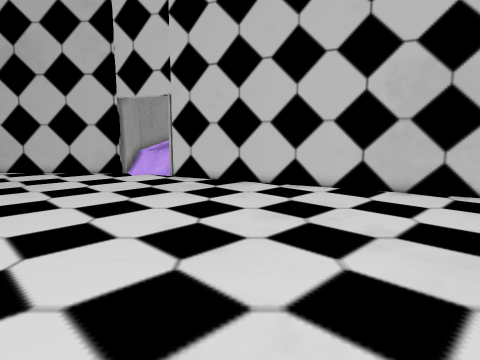
view 1 (above)

19 first-person views from a walk through a scene from a Unity 3-D project. The camera is 1.4 m above the floor, tilts 8° down and sees 75° across. The floor is counted in squares, 0.51 m on a side. Each view is taken from the middle of a square. On the plan, view 1 faces up. The plan holds only what a view shows up to about 20 squares ahead; the rest is blank. The place goes on beyond the plan. The player is left out. Some surface patterns are stand-ins.

view 2
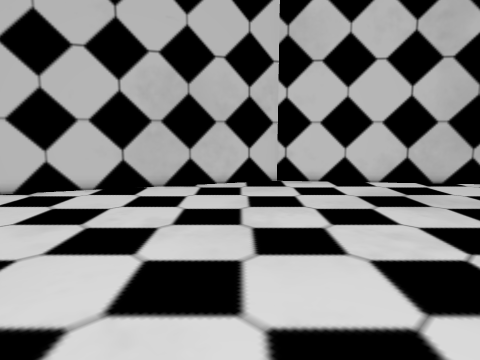

view 3
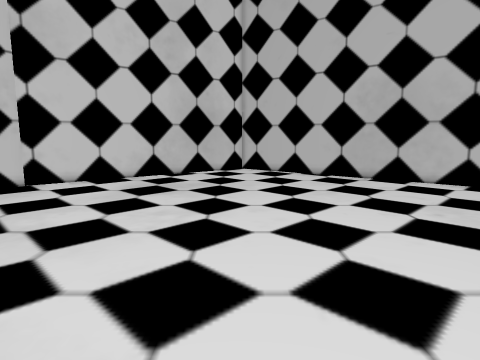

view 4
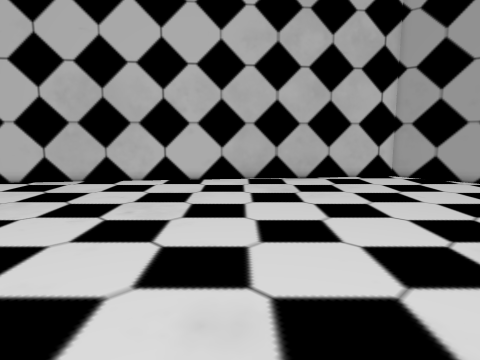

view 5
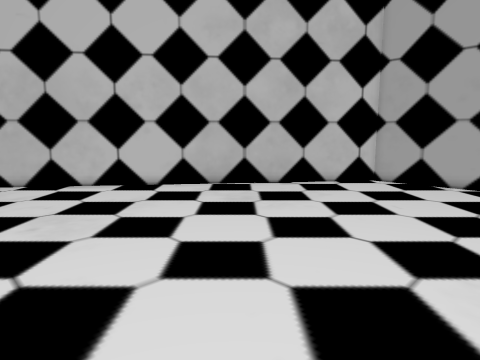

view 6
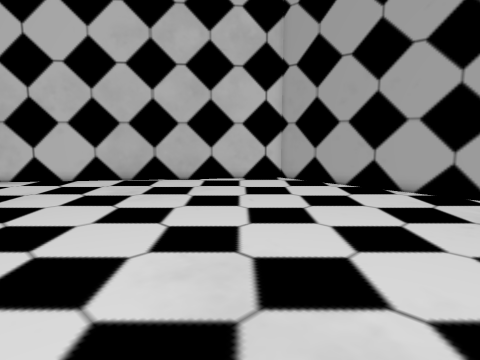

view 7
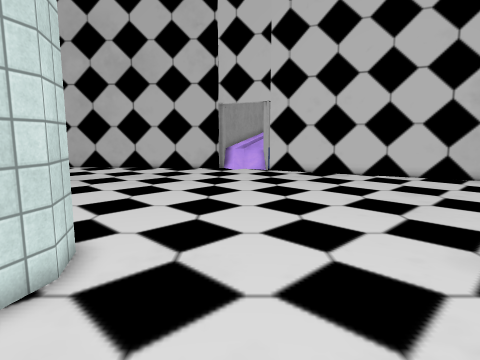

view 8
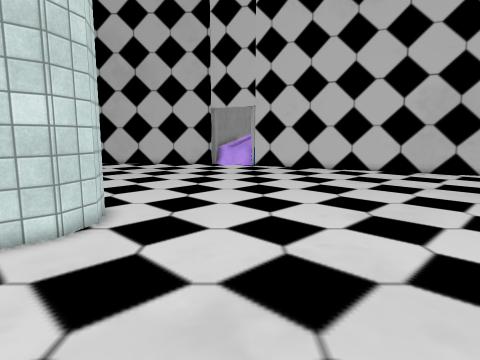

view 9
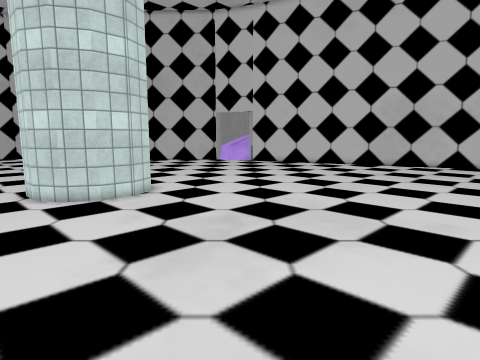

view 10
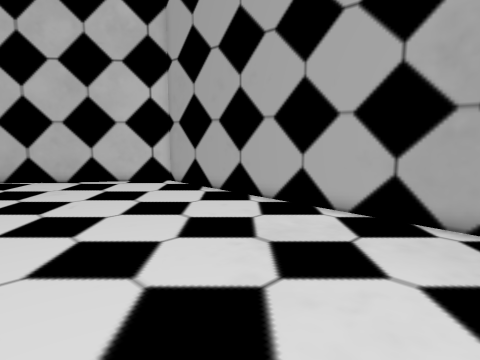

view 11
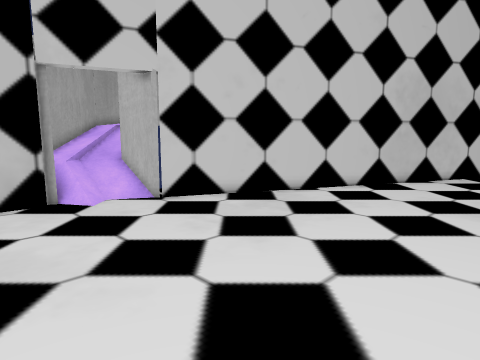

view 12
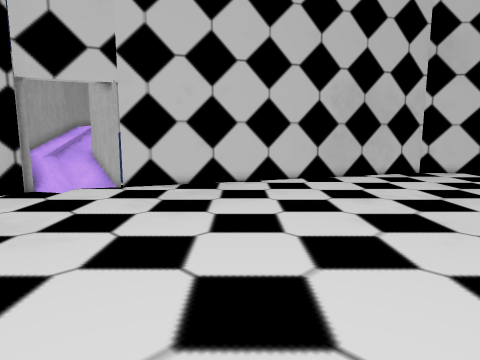

view 13
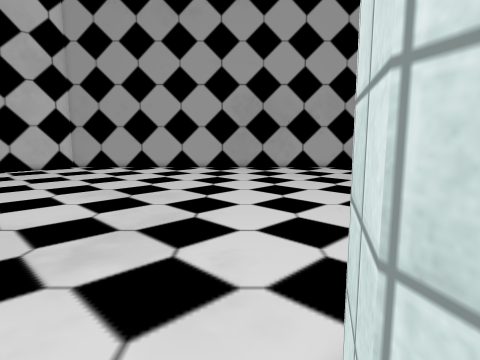

view 14
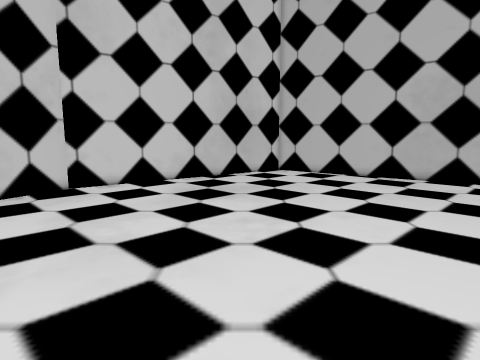

view 15
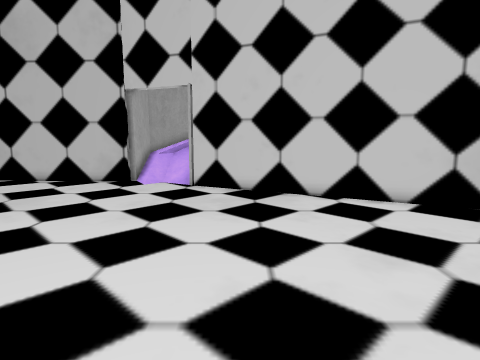

view 16
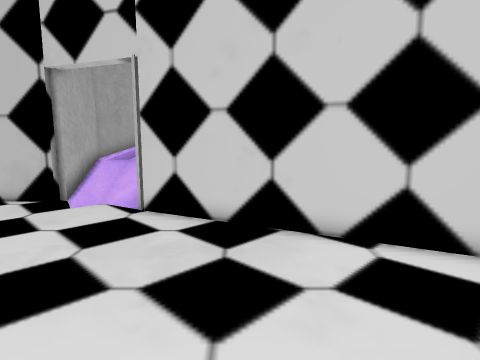

view 17
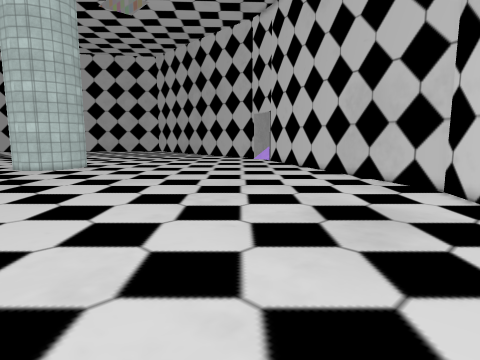

view 18
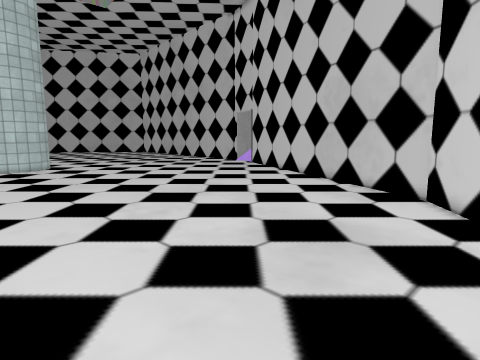

view 19
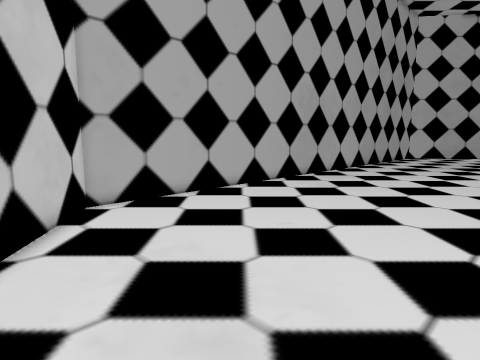

### Floor plan
Points are (right, up) in squares from view 1. A wall is a line through its corners. A room is listed if a view was taken in it or the views show most of it. See-through windows are left out.
Room 1 (views 1, 2, 3, 4, 5, 6, 7, 8, 9, 10, 11, 12, 13, 14, 15, 16, 17, 18, 19)
walls: (-11, 3.3) (-10.6, 1.8) (-11, 0.3) (-12, -0.7) (-12.5, -0.8); (18.5, 6.7) (14.3, 12.1) (-4.6, 21.4); (-4.9, 21.6) (-4.8, 24.9); (-10.8, -24.7) (4.8, -24.7) (18.5, -7); (-8.4, 25.5) (-8.4, 23.1) (-8.8, 23.3) (-8.8, 23) (-12.5, 23.2)

Positions as (right, up) in squares from view 1, and headings:
1: (0, 0), facing up
2: (-1, 0), facing up-right
3: (-3, 0), facing right
4: (-3, -2), facing down-right
5: (-3, -5), facing down-right
6: (-8, -8), facing down-right
7: (-7, -4), facing up
8: (-6, -8), facing up
9: (-6, -14), facing up
10: (-12, -14), facing down-right
11: (-12, 9), facing up-right
12: (-12, 5), facing up-right
13: (-10, 3), facing down
14: (-2, 3), facing right
15: (-2, 4), facing up
16: (-1, 10), facing up
17: (18, -6), facing up-left
18: (18, -3), facing up-left
19: (9, -12), facing down-left
